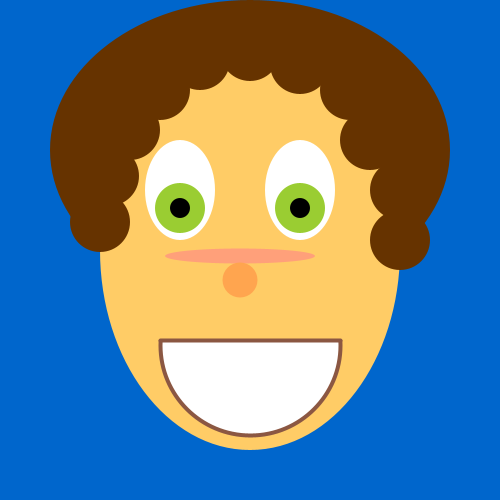
Frame 1 (no input)
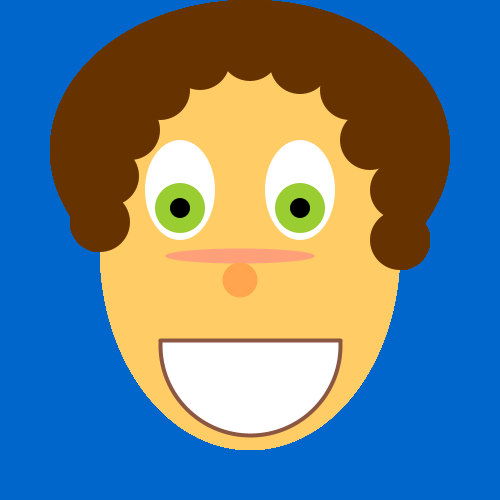
Frame 60 (the mouse pressed at the canvas centre just before this capture)
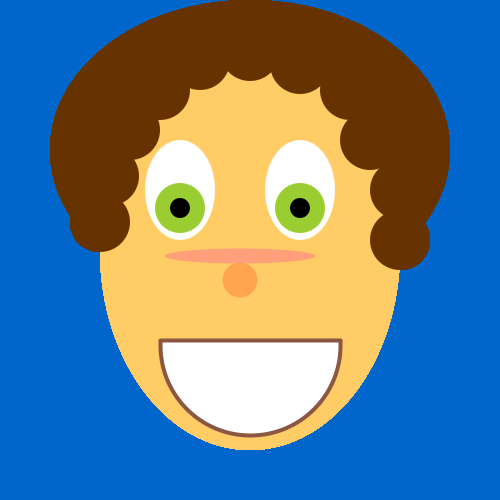
Frame 120 (the mouse held since frame 60 and released just before this capture)

The Processing sketch that drew these frames (run headless with seeded random() and noise(); from frame 60 on, the mouse is pressed at the canvas centre):

// Processing sketch: processing_116570
// ── processing_116570.pde

//azul malva 0.102.204 y color de la piel 255.204.102 
//pelo 102.51.0
//cejas 163.82.0
//



void setup(){
size(500,500);
background(0,102,204);//azul malva y color de la piel 255.204.102


}

void draw(){
  //pelo
  noStroke();
  fill(102,51,0);
  ellipseMode(CENTER);
  ellipse(250,150,400,300);
  
  //cara
  fill(255,204,102);
  ellipseMode(CENTER);
  ellipse(250,250,300,400);//x,y,anchura,altura
  
  //rizos o algo por este estilo
  noStroke();
  fill(102,51,0);
  ellipseMode(CENTER);
  ellipse(100,222,60,60);
  ellipse(109,176,60,60);
  ellipse(130,130,60,60);
  ellipse(160,90,60,60);
  ellipse(200,60,60,60);
  ellipse(250,51,60,60);
  ellipse(300,64,60,60);
  ellipse(350,90,60,60);
  ellipse(370,140,60,60);
  ellipse(400,190,60,60);
  ellipse(400,240,60,60);
  
  //ojos
  fill(255,255,255); //blanco
  ellipse(180,190,70,100);
  ellipse(300,190,70,100);  
  fill(154,205,50);
  ellipse(180,208,50,50);
  ellipse(300,208,50,50);
  fill(0,0,0);
  ellipse(180,208,20,20);
  ellipse(300,208,20,20);
  
  //boca 
  fill(255,255,255);
  stroke(139,87,66);
  strokeWeight(4); 
  ellipse(250,345,180,180);
  
  
  noStroke();
  fill(255,204,102);
  rect(150,250,200,90);
  
  stroke(139,87,66);
  strokeWeight(4);
  fill(139,87,66);
  line(160,340,340,340);
  
  //nose
  noStroke();
  fill(255,160,122);
  ellipseMode(CENTER);
  ellipse(240,256,150,15);
  
  fill(255,165,79);
  ellipseMode(CENTER);
  ellipse(240,280,35,35);
  
}
